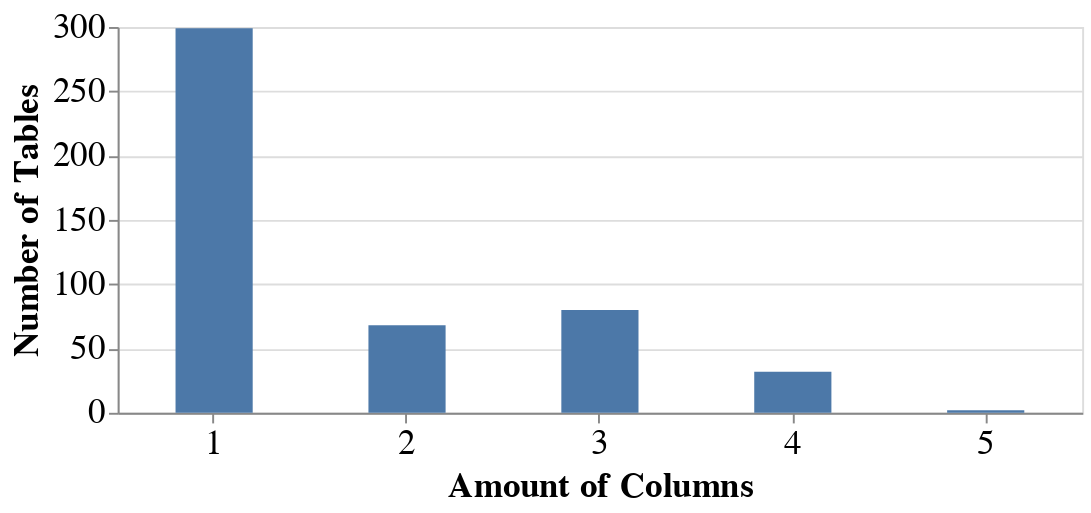

Notebook cell for this chart:
### Code cell
# columns per table distribution
col_amount_freq_dict = dict(col_amount_freq)
df_dict = {'col_amount': list(col_amount_freq_dict.keys()), 'freq': list(col_amount_freq_dict.values())}
print(df_dict)
col_amount_freq_df = pd.DataFrame(df_dict)
alt.Chart(col_amount_freq_df.reset_index()).mark_bar(size=40).encode(
    x = alt.X('col_amount',
              type='ordinal',
              title = 'Amount of Columns',
#               sort=alt.EncodingSortField(
#                 field="values",  
#                 order="descending"),
              ),
    y = alt.Y('freq', title='Number of Tables'),
).configure_axis(
    labelFontSize=18,
    titleFontSize=18
).configure_axisX(
    labelAngle=0
).properties(width=500,height=200)

### Figure 1 — Vega-Lite specification as saved in the notebook (floating-point values rounded to 4 significant figures)
{"config": {"view": {"continuousWidth": 400, "continuousHeight": 300}, "axis": {"labelFontSize": 18, "titleFontSize": 18}, "axisX": {"labelAngle": 0}}, "data": {"name": "data-58fc9323b8813e803b5fe7dfdc850529"}, "mark": {"type": "bar", "size": 40}, "encoding": {"x": {"field": "col_amount", "title": "Amount of Columns", "type": "ordinal"}, "y": {"field": "freq", "title": "Number of Tables", "type": "quantitative"}}, "height": 200, "width": 500, "$schema": "https://vega.github.io/schema/vega-lite/v4.17.0.json", "datasets": {"data-58fc9323b8813e803b5fe7dfdc850529": [{"index": 0, "col_amount": 1, "freq": 299}, {"index": 1, "col_amount": 2, "freq": 68}, {"index": 2, "col_amount": 4, "freq": 32}, {"index": 3, "col_amount": 3, "freq": 80}, {"index": 4, "col_amount": 5, "freq": 2}]}}
